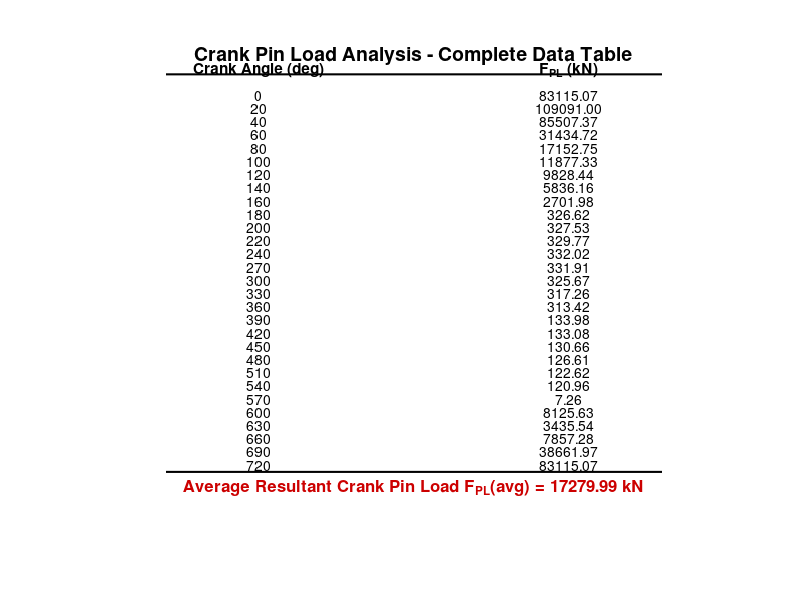

The MATLAB script that drew this image:
% ===================== INPUT DATA =====================

theta = [ ...
    0 20 40 60 80 100 120 140 160 180 200 220 240 270 300 ...
    330 360 390 420 450 480 510 540 570 600 630 660 690 720 ];

Fg = [ ...
    65 85 66 24 13 9 7.5 4.5 2.1 0.25 0.25 0.25 0.25 ...
    0.25 0.25 0.25 0.25 -0.10 -0.10 -0.10 -0.10 ...
    -0.10 -0.10 -0.01 6.2 2.6 6.0 30 65 ] * 1e3;


% ===================== GIVEN CONSTANTS =====================

m_big = 3.534;        % Big end mass (kg)
a_big = 2229.67;      % Big end acceleration (m/s^2)


% ===================== CALCULATIONS =====================

theta_rad = deg2rad(theta);

phi = asin( sin(theta_rad) / 4 );

Q = 1278.79 * ...
    ( cos(theta_rad) + cos(2 * theta_rad) / 4 + Fg ) ...
    ./ cos(phi);

Fcr = m_big * a_big;

Fpl = sqrt( ...
    Q.^2 + Fcr^2 - 2 .* Q .* Fcr .* cos(theta_rad + phi) ...
);

Fpl_kN = Fpl / 1000;


% ===================== AVERAGE LOAD =====================

Fpl_avg = mean(Fpl);   % Average resultant load (N)
Fpl_avg_kN = Fpl_avg / 1000;


% ===================== CREATE TABLE IMAGE =====================

% Create figure for table
fig = figure('visible', 'off', 'Position', [100, 100, 600, 1000]);
axis off;

% Title
text(0.5, 0.98, 'Crank Pin Load Analysis - Complete Data Table', ...
    'HorizontalAlignment', 'center', 'FontSize', 14, 'FontWeight', 'bold', ...
    'Units', 'normalized');

% Column headers
y_pos = 0.95;
text(0.25, y_pos, 'Crank Angle (deg)', 'HorizontalAlignment', 'center', ...
    'FontSize', 11, 'FontWeight', 'bold', 'Units', 'normalized');
text(0.75, y_pos, 'F_{PL} (kN)', 'HorizontalAlignment', 'center', ...
    'FontSize', 11, 'FontWeight', 'bold', 'Units', 'normalized');

% Draw header line
line([0.1, 0.9], [y_pos-0.01, y_pos-0.01], 'Color', 'k', 'LineWidth', 1.5);

% Table data
y_pos = y_pos - 0.025;
for i = 1:length(theta)
    y_pos = y_pos - 0.027;
    text(0.25, y_pos, sprintf('%d', theta(i)), 'HorizontalAlignment', 'center', ...
        'FontSize', 10, 'Units', 'normalized');
    text(0.75, y_pos, sprintf('%.2f', Fpl_kN(i)), 'HorizontalAlignment', 'center', ...
        'FontSize', 10, 'Units', 'normalized');
end

% Draw line before average
y_pos = y_pos - 0.015;
line([0.1, 0.9], [y_pos, y_pos], 'Color', 'k', 'LineWidth', 1.5);

% Average value
y_pos = y_pos - 0.03;
text(0.5, y_pos, sprintf('Average Resultant Crank Pin Load F_{PL}(avg) = %.2f kN', Fpl_avg_kN), ...
    'HorizontalAlignment', 'center', 'FontSize', 12, 'FontWeight', 'bold', ...
    'Units', 'normalized', 'Color', [0.8 0 0]);

% Save the table image
print('fpl_table.png', '-dpng', '-r300');

fprintf('Table image saved as fpl_table.png\n');
fprintf('Average Resultant Crank Pin Load F_PL(avg) = %.2f kN\n', Fpl_avg_kN);
